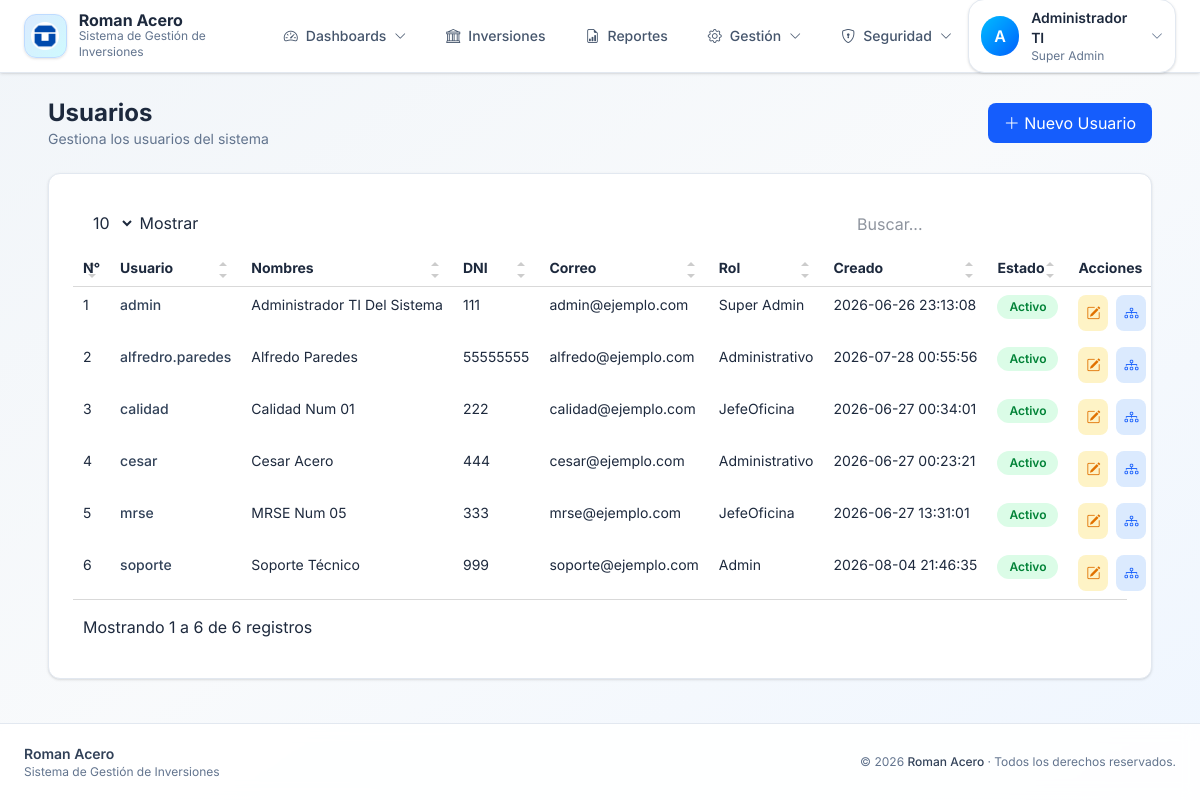
/public/index.php?url=usuarios (signed in), run on the app's committed database.
### tables this page shows
CREATE TABLE IF NOT EXISTS `usuarios` (
  `idUser` int NOT NULL AUTO_INCREMENT,
  `idRol` int DEFAULT NULL,
  `usuario` varchar(150) DEFAULT NULL,
  `contrasena` varchar(150) DEFAULT NULL,
  `nombres` varchar(150) DEFAULT NULL,
  `apellidos` varchar(150) DEFAULT NULL,
  `dni` varchar(150) DEFAULT NULL,
  `correo` varchar(150) DEFAULT NULL,
  `estado` varchar(50) DEFAULT NULL,
  `fechaCreado` datetime DEFAULT NULL,
  `fechaAcceso` datetime DEFAULT NULL,
  PRIMARY KEY (`idUser`) USING BTREE,
  UNIQUE KEY `usuario` (`usuario`),
  KEY `idRolUser` (`idRol`) USING BTREE,
  CONSTRAINT `FK_usuarios_roles` FOREIGN KEY (`idRol`) REFERENCES `roles` (`idRol`)
);

CREATE TABLE IF NOT EXISTS `roles` (
  `idRol` int NOT NULL AUTO_INCREMENT,
  `nombreRol` varchar(150) DEFAULT NULL,
  `descripcionRol` varchar(250) DEFAULT NULL,
  `estado` varchar(50) DEFAULT NULL,
  `fechaCreado` datetime DEFAULT NULL,
  PRIMARY KEY (`idRol`)
);

### app/Controllers/UsuarioController.php (called while the page is built, shortened)
<?php
require_once "../config/conexion.php";
require_once "../app/Models/UsuarioModel.php";
class UsuarioController
{
    public function index()
    {
        global $conexion;
        $model = new UsuarioModel($conexion);
        $usuarios = $model->getAll();
        require_once "../app/Views/layouts/header.php";
        require_once "../app/Views/layouts/navbar.php";
        require_once "../app/Views/usuarios/index.php";
        require_once "../app/Views/layouts/footer.php";
    }
}

### public/index.php (called while the page is built, shortened)
<?php
require_once "../routes/web.php";

### app/Models/UsuarioModel.php (called while the page is built, shortened)
<?php
class UsuarioModel
{
    private $db;
    public function __construct($conexion)
    {
        $this->db = $conexion;
    }
    public function getAll()
    {
        $sql = "SELECT
                    u.idUser,
                    u.usuario,
                    u.nombres,
                    u.apellidos,
                    u.dni,
                    u.correo,
                    u.fechaCreado,
                    u.estado,
                    u.idRol,
                    r.nombreRol
                FROM usuarios u
                LEFT JOIN roles r
                    ON u.idRol = r.idRol
                ORDER BY u.nombres";
        $stmt = $this->db->prepare($sql);
        $stmt->execute();
        return $stmt->fetchAll(PDO::FETCH_ASSOC);
    }
}

### app/Views/usuarios/index.php (the view, shortened to what this page needs)
<div class="w-full px-4 md:px-6 xl:px-8 space-y-6">
    <div class="flex items-center justify-between">
        <div>
            <h1 class="text-2xl font-bold text-slate-800">
                Usuarios
            </h1>
            <p class="text-sm text-slate-500">
                Gestiona los usuarios del sistema
            </p>
        </div>
        <button
            id="abrirModalUsuario"
            class="bg-blue-600 hover:bg-blue-700 text-white px-4 py-2 rounded-lg transition">
            <i class="bi bi-plus-lg"></i>
            Nuevo Usuario
        </button>
    </div>
    <div class="bg-white rounded-xl shadow border border-slate-200">
        <div class="overflow-x-auto">
            <div class="p-6">
                <table
                    id="tablaUsuarios"
                    class="min-w-full text-sm text-left whitespace-nowrap">
                    <thead class="bg-slate-100 text-slate-700 uppercase text-xs">
                        <tr>
                            <th class="px-4 py-3">N°</th>
                            <th class="px-4 py-3">Usuario</th>
                            <th class="px-4 py-3">Nombres</th>
                            <th class="px-4 py-3">DNI</th>
                            <th class="px-4 py-3">Correo</th>
                            <th class="px-4 py-3">Rol</th>
                            <th class="px-4 py-3">Creado</th>
                            <th class="px-4 py-3">Estado</th>
                            <th class="px-4 py-3">Acciones</th>
                        </tr>
                    </thead>
                    <tbody class="divide-y divide-slate-200">
                        <?php foreach ($usuarios as $index => $u): ?>
                            <tr class="hover:bg-slate-50 transition">
                                <td class="px-4 py-3"><?= $index + 1 ?></td>
                                <td class="px-4 py-3  font-medium text-slate-700"><?= $u['usuario'] ?></td>
                                <td class="px-4 py-3"><?= $u['nombres'] . ' ' . $u['apellidos'] ?></td>
                                <td class="px-4 py-3"><?= $u['dni'] ?></td>
                                <td class="px-4 py-3"><?= $u['correo'] ?></td>
                                <td class="px-4 py-3"><?= $u['nombreRol'] ?? 'Sin rol' ?></td>
                                <td class="px-4 py-3"><?= $u['fechaCreado'] ?></td>
                                <td class="px-4 py-3">
                                    <div class="flex items-center gap-2">
                                        <?php if ($u['estado'] == 1): ?>
                                            <span
                                                class="inline-flex px-3 py-1 rounded-full text-xs font-semibold bg-green-100 text-green-700">
                                                Activo
                                            </span>
                                        <?php endif; ?>
                                    </div>
                                </td>
                                <td class="px-4 py-3">
                                    <div class="flex items-center gap-2">
                                        <button
                                            class="btnEditar inline-flex items-center justify-center p-2 rounded-lg bg-amber-100 text-amber-600 hover:bg-amber-200 transition"
                                            data-id="<?= $u['idUser'] ?>">
                                            <i class="bi bi-pencil-square"></i>
                                        </button>
                                        <button
                                            class="btnAreas inline-flex items-center justify-center p-2 rounded-lg bg-blue-100 text-blue-600 hover:bg-blue-200 transition"
                                            data-id="<?= $u['idUser'] ?>"
                                            data-nombre="<?= htmlspecialchars($u['nombres'] . ' ' . $u['apellidos']) ?>"
                                            title="Asignar áreas">
                                            <i class="bi bi-diagram-3"></i>
                                        </button>
                                    </div>
                                </td>
                            </tr>
                        <?php endforeach; ?>
                    </tbody>
                </table>
            </div>
        </div>
    </div>
</div>

### public/assets/css/simple-datatables.css (style rules this page uses)
.datatable-table { max-width:100%;width:100%;border-spacing:0;border-collapse:separate }
.datatable-table>tbody>tr>td,.datatable-table>tbody>tr>th,.datatable-table>tfoot>tr>td,.datatable-table>tfoot>tr>th,.datatable-table>thead>tr>td,.datatable-table>thead>tr>th { vertical-align:top;padding:8px 10px }
.datatable-table>thead>tr>th { vertical-align:bottom;text-align:left;border-bottom:1px solid #d9d9d9 }
.datatable-table th { vertical-align:bottom;text-align:left }

### public/assets/css/tom-select.css (style rules this page uses)
:root { --ts-pr-clear-button: 0; --ts-pr-caret: 0; --ts-pr-min: .75rem; }

### data on the page
usuarios: usuario "admin", nombres "Administrador TI", apellidos "Del Sistema", dni "111", correo "admin@ejemplo.com", idRol.nombreRol "Super Admin", fechaCreado "2026-06-26 23:13:08", estado "Activo"
usuarios: usuario "alfredro.paredes", nombres "Alfredo", apellidos "Paredes", dni "55555555", correo "alfredo@ejemplo.com", idRol.nombreRol "Administrativo", fechaCreado "2026-07-28 00:55:56", estado "Activo"
usuarios: usuario "calidad", nombres "Calidad", apellidos "Num 01", dni "222", correo "calidad@ejemplo.com", idRol.nombreRol "JefeOficina", fechaCreado "2026-06-27 00:34:01", estado "Activo"
usuarios: usuario "cesar", nombres "Cesar", apellidos "Acero", dni "444", correo "cesar@ejemplo.com", idRol.nombreRol "Administrativo", fechaCreado "2026-06-27 00:23:21", estado "Activo"
usuarios: usuario "mrse", nombres "MRSE", apellidos "Num 05", dni "333", correo "mrse@ejemplo.com", idRol.nombreRol "JefeOficina", fechaCreado "2026-06-27 13:31:01", estado "Activo"
usuarios: usuario "soporte", nombres "Soporte", apellidos "Técnico", dni "999", correo "soporte@ejemplo.com", idRol.nombreRol "Admin", fechaCreado "2026-08-04 21:46:35", estado "Activo"

### other printed values
SISTEMA_DESARROLLADOR "Roman Acero"
SISTEMA_NOMBRE "Sistema de Gestión de Inversiones"
substr($_SESSION['nombres'] ?? 'U', 0, 1) "A"
$_SESSION['nombres'] "Administrador TI"
$_SESSION['nombreRol'] "Super Admin"
